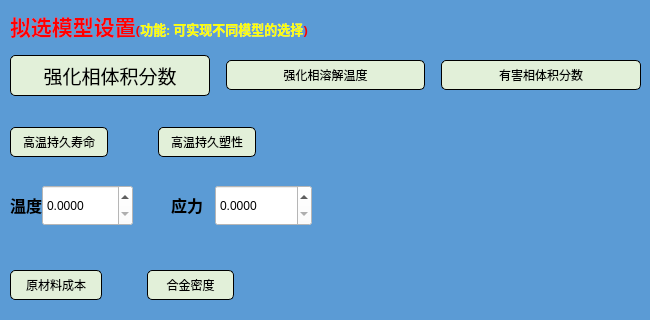
       <widget class="QWidget" name="moxing_shezhi" native="true">
        <property name="styleSheet">
         <string notr="true">background-color: rgb(91, 155, 213);
</string>
        </property>
        <widget class="QLabel" name="label_shezhi_2">
         <property name="geometry">
          <rect>
           <x>10</x>
           <y>10</y>
           <width>424</width>
           <height>31</height>
          </rect>
         </property>
         <property name="font">
          <font>
           <family>宋体</family>
           <pointsize>16</pointsize>
           <weight>75</weight>
           <bold>true</bold>
          </font>
         </property>
         <property name="text">
          <string>&lt;html&gt;&lt;head/&gt;&lt;body&gt;&lt;p&gt;&lt;span style=&quot; color:#ff0000;&quot;&gt;拟选模型设置&lt;/span&gt;&lt;span style=&quot; font-size:10pt; color:#ff0000;&quot;&gt;(&lt;/span&gt;&lt;span style=&quot; font-size:10pt; color:#ffff00;&quot;&gt;功能: 可实现不同模型的选择&lt;/span&gt;&lt;span style=&quot; font-size:10pt; color:#ff0000;&quot;&gt;)&lt;/span&gt;&lt;/p&gt;&lt;/body&gt;&lt;/html&gt;</string>
         </property>
        </widget>
        <widget class="QWidget" name="layoutWidget">
         <property name="geometry">
          <rect>
           <x>10</x>
           <y>120</y>
           <width>501</width>
           <height>44</height>
          </rect>
         </property>
         <layout class="QHBoxLayout" name="horizontalLayout_6">
          <property name="spacing">
           <number>50</number>
          </property>
          <item>
           <widget class="QPushButton" name="pushButton_shezhi_4">
            <property name="cursor">
             <cursorShape>PointingHandCursor</cursorShape>
            </property>
            <property name="styleSheet">
             <string notr="true">border-radius: 5px;
font: 14pt &quot;微软雅黑&quot;;
padding: 5px;
color: rgb(0, 0, 0);
background-repeat: no-repeat;
background-color: rgb(226, 240, 217);
border:1px solid rgb(0, 0, 0);</string>
            </property>
            <property name="text">
             <string>  高温持久寿命  </string>
            </property>
           </widget>
          </item>
          <item>
           <widget class="QPushButton" name="pushButton_shezhi_5">
            <property name="cursor">
             <cursorShape>PointingHandCursor</cursorShape>
            </property>
            <property name="styleSheet">
             <string notr="true">border-radius: 5px;
font: 14pt &quot;微软雅黑&quot;;
padding: 5px;
color: rgb(0, 0, 0);
background-repeat: no-repeat;
background-color: rgb(226, 240, 217);
border:1px solid rgb(0, 0, 0);</string>
            </property>
            <property name="text">
             <string>  高温持久塑性  </string>
            </property>
           </widget>
          </item>
          <item>
           <spacer name="horizontalSpacer">
            <property name="orientation">
             <enum>Qt::Horizontal</enum>
            </property>
            <property name="sizeHint" stdset="0">
             <size>
              <width>40</width>
              <height>20</height>
             </size>
            </property>
           </spacer>
          </item>
         </layout>
        </widget>
        <widget class="QWidget" name="layoutWidget">
         <property name="geometry">
          <rect>
           <x>10</x>
           <y>260</y>
           <width>471</width>
           <height>51</height>
          </rect>
         </property>
         <layout class="QHBoxLayout" name="horizontalLayout_9">
          <property name="spacing">
           <number>45</number>
          </property>
          <item>
           <widget class="QPushButton" name="pushButton_shezhi_6">
            <property name="cursor">
             <cursorShape>PointingHandCursor</cursorShape>
            </property>
            <property name="styleSheet">
             <string notr="true">border-radius: 5px;
font: 14pt &quot;微软雅黑&quot;;
padding: 5px;
color: rgb(0, 0, 0);
background-repeat: no-repeat;
background-color: rgb(226, 240, 217);
border:1px solid rgb(0, 0, 0);</string>
            </property>
            <property name="text">
             <string>   原材料成本   </string>
            </property>
           </widget>
          </item>
          <item>
           <widget class="QPushButton" name="pushButton_shezhi_7">
            <property name="cursor">
             <cursorShape>PointingHandCursor</cursorShape>
            </property>
            <property name="styleSheet">
             <string notr="true">border-radius: 5px;
font: 14pt &quot;微软雅黑&quot;;
padding: 5px;
color: rgb(0, 0, 0);
background-repeat: no-repeat;
background-color: rgb(226, 240, 217);
border:1px solid rgb(0, 0, 0);</string>
            </property>
            <property name="text">
             <string>    合金密度    </string>
            </property>
           </widget>
          </item>
          <item>
           <spacer name="horizontalSpacer_2">
            <property name="orientation">
             <enum>Qt::Horizontal</enum>
            </property>
            <property name="sizeHint" stdset="0">
             <size>
              <width>40</width>
              <height>20</height>
             </size>
            </property>
           </spacer>
          </item>
         </layout>
        </widget>
        <widget class="QWidget" name="layoutWidget">
         <property name="geometry">
          <rect>
           <x>10</x>
           <y>180</y>
           <width>471</width>
           <height>51</height>
          </rect>
         </property>
         <layout class="QHBoxLayout" name="horizontalLayout_10">
          <property name="spacing">
           <number>38</number>
          </property>
          <item>
           <layout class="QHBoxLayout" name="horizontalLayout_7">
            <property name="spacing">
             <number>0</number>
            </property>
            <property name="leftMargin">
             <number>0</number>
            </property>
            <property name="rightMargin">
             <number>0</number>
            </property>
            <item>
             <widget class="QLabel" name="label_yuansu_14">
              <property name="font">
               <font>
                <pointsize>16</pointsize>
                <weight>75</weight>
                <bold>true</bold>
               </font>
              </property>
              <property name="text">
               <string>&lt;html&gt;&lt;head/&gt;&lt;body&gt;&lt;p&gt;&lt;span style=&quot; font-size:12pt;&quot;&gt;温度&lt;/span&gt;&lt;/p&gt;&lt;/body&gt;&lt;/html&gt;</string>
              </property>
             </widget>
            </item>
            <item>
             <widget class="QDoubleSpinBox" name="doubleSpinBox_14">
              <property name="minimumSize">
               <size>
                <width>71</width>
                <height>41</height>
               </size>
              </property>
              <property name="maximumSize">
               <size>
                <width>120</width>
                <height>41</height>
               </size>
              </property>
              <property name="styleSheet">
               <string notr="true">color: rgb(0, 0, 0);
background-color: rgb(255, 255, 255);</string>
              </property>
              <property name="decimals">
               <number>4</number>
              </property>
              <property name="maximum">
               <double>10000.000000000000000</double>
              </property>
              <property name="value">
               <double>0.000000000000000</double>
              </property>
             </widget>
            </item>
           </layout>
          </item>
          <item>
           <layout class="QHBoxLayout" name="horizontalLayout_8">
            <property name="spacing">
             <number>12</number>
            </property>
            <property name="leftMargin">
             <number>0</number>
            </property>
            <property name="rightMargin">
             <number>0</number>
            </property>
            <item>
             <widget class="QLabel" name="label_yuansu_15">
              <property name="font">
               <font>
                <pointsize>16</pointsize>
                <weight>75</weight>
                <bold>true</bold>
               </font>
              </property>
              <property name="text">
               <string>&lt;html&gt;&lt;head/&gt;&lt;body&gt;&lt;p&gt;&lt;span style=&quot; font-size:12pt;&quot;&gt;应力&lt;/span&gt;&lt;/p&gt;&lt;/body&gt;&lt;/html&gt;</string>
              </property>
             </widget>
            </item>
            <item>
             <widget class="QDoubleSpinBox" name="doubleSpinBox_15">
              <property name="minimumSize">
               <size>
                <width>71</width>
                <height>41</height>
               </size>
              </property>
              <property name="maximumSize">
               <size>
                <width>120</width>
                <height>41</height>
               </size>
              </property>
              <property name="styleSheet">
               <string notr="true">color: rgb(0, 0, 0);
background-color: rgb(255, 255, 255);</string>
              </property>
              <property name="decimals">
               <number>4</number>
              </property>
              <property name="maximum">
               <double>100000.000000000000000</double>
              </property>
             </widget>
            </item>
           </layout>
          </item>
          <item>
           <spacer name="horizontalSpacer_3">
            <property name="orientation">
             <enum>Qt::Horizontal</enum>
            </property>
            <property name="sizeHint" stdset="0">
             <size>
              <width>40</width>
              <height>20</height>
             </size>
            </property>
           </spacer>
          </item>
         </layout>
        </widget>
        <widget class="QWidget" name="layoutWidget">
         <property name="geometry">
          <rect>
           <x>10</x>
           <y>50</y>
           <width>631</width>
           <height>51</height>
          </rect>
         </property>
         <layout class="QHBoxLayout" name="horizontalLayout_5">
          <property name="spacing">
           <number>16</number>
          </property>
          <item>
           <widget class="QPushButton" name="pushButton_shezhi_1">
            <property name="font">
             <font>
              <family>微软雅黑</family>
              <pointsize>14</pointsize>
              <weight>50</weight>
              <italic>false</italic>
              <bold>false</bold>
             </font>
            </property>
            <property name="cursor">
             <cursorShape>PointingHandCursor</cursorShape>
            </property>
            <property name="styleSheet">
             <string notr="true">border-radius: 5px;
font: 14pt &quot;微软雅黑&quot;;
padding: 5px;
color: rgb(0, 0, 0);
background-repeat: no-repeat;
background-color: rgb(226, 240, 217);
border:1px solid rgb(0, 0, 0);</string>
            </property>
            <property name="text">
             <string>强化相体积分数</string>
            </property>
           </widget>
          </item>
          <item>
           <widget class="QPushButton" name="pushButton_shezhi_2">
            <property name="cursor">
             <cursorShape>PointingHandCursor</cursorShape>
            </property>
            <property name="styleSheet">
             <string notr="true">border-radius: 5px;
font: 14pt &quot;微软雅黑&quot;;
padding: 5px;
color: rgb(0, 0, 0);
background-repeat: no-repeat;
background-color: rgb(226, 240, 217);
border:1px solid rgb(0, 0, 0);</string>
            </property>
            <property name="text">
             <string>强化相溶解温度</string>
            </property>
           </widget>
          </item>
          <item>
           <widget class="QPushButton" name="pushButton_shezhi_3">
            <property name="cursor">
             <cursorShape>PointingHandCursor</cursorShape>
            </property>
            <property name="styleSheet">
             <string notr="true">border-radius: 5px;
font: 14pt &quot;微软雅黑&quot;;
padding: 5px;
color: rgb(0, 0, 0);
background-repeat: no-repeat;
background-color: rgb(226, 240, 217);
border:1px solid rgb(0, 0, 0);</string>
            </property>
            <property name="text">
             <string>有害相体积分数</string>
            </property>
           </widget>
          </item>
         </layout>
        </widget>
       </widget>
